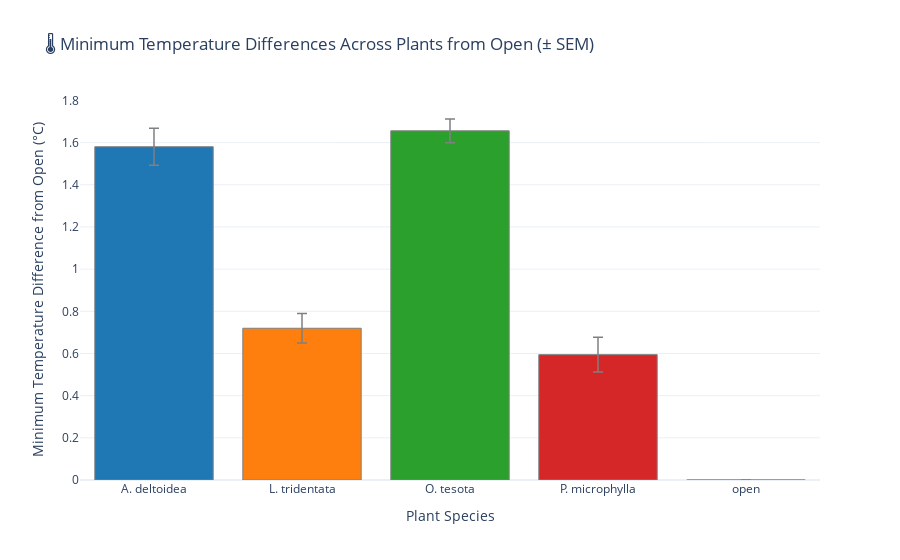

The code cell stored with this chart in its notebook:
### Code cell
# Temperature range plot 
bar_colors = ['#1f77b4', '#ff7f0e', '#2ca02c', '#d62728', '#9467bd', '#8c564b', '#e377c2', '#7f7f7f']

fig = go.Figure()
fig.add_trace(go.Bar(
    x=plant_names,
    y=min_temp_diffs,
    name="", 
    showlegend=False,
    error_y=dict(
        type='data',
        array=min_temp_sem,
        visible=True,
        thickness=1.5,
        width=5,
        color='gray'),
    marker=dict(color=bar_colors[:len(plant_names)], line=dict(color='gray', width=1)),
    hovertemplate=("<b>Plant:</b> %{x}<br>"
                   "<b>Min Temp Δ:</b> %{y:.2f}°C<br>"
                   "<b>± SEM:</b> %{error_y.array:.2f}°C")))

fig.update_layout(title="🌡️ Minimum Temperature Differences Across Plants from Open (± SEM)", 
                  xaxis_title="Plant Species", 
                  yaxis_title="Minimum Temperature Difference from Open (°C)", 
                  template="plotly_white", 
                  bargap=0.2)

fig.show()
fig.write_html("min_temp_differences.html")

### Figure 1 — Plotly figure (JSON) as saved in the notebook; plotly's stock layout.template omitted (floating-point values rounded to 4 significant figures)
{"data": [{"error_y": {"array": [0.08735, 0.06979, 0.05603, 0.0826, 0], "color": "gray", "thickness": 1.5, "type": "data", "visible": true, "width": 5}, "hovertemplate": "<b>Plant:</b> %{x}<br><b>Min Temp Δ:</b> %{y:.2f}°C<br><b>± SEM:</b> %{error_y.array:.2f}°C", "marker": {"color": ["#1f77b4", "#ff7f0e", "#2ca02c", "#d62728", "#9467bd"], "line": {"color": "gray", "width": 1}}, "name": "", "showlegend": false, "type": "bar", "x": ["A. deltoidea", "L. tridentata", "O. tesota", "P. microphylla", "open"], "y": [1.58, 0.7196, 1.656, 0.5945, 0]}], "layout": {"bargap": 0.2, "title": {"text": "🌡️ Minimum Temperature Differences Across Plants from Open (± SEM)"}, "xaxis": {"title": {"text": "Plant Species"}}, "yaxis": {"title": {"text": "Minimum Temperature Difference from Open (°C)"}}}}
